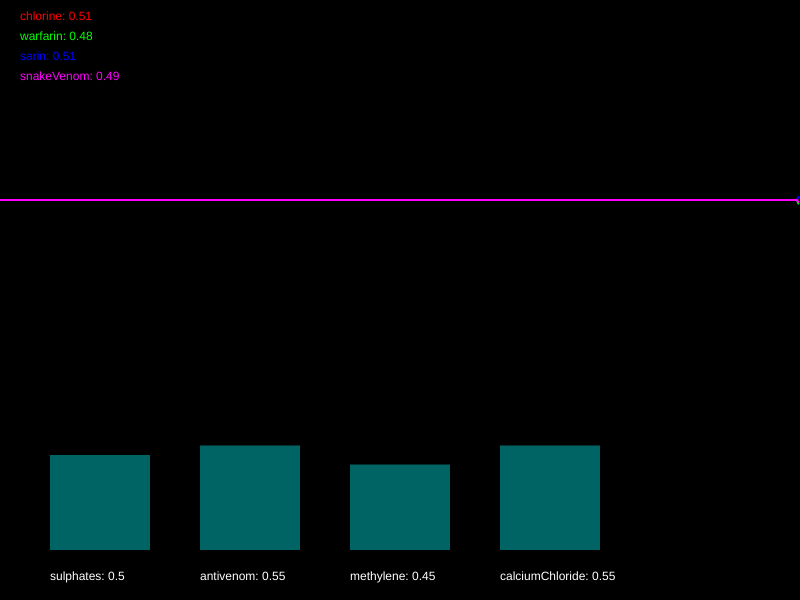
Frame 1 (no input)
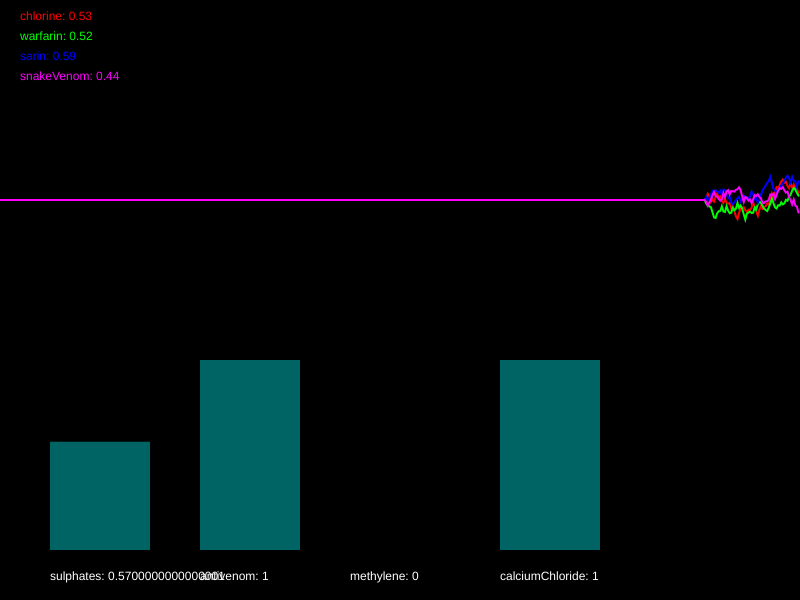
Frame 60 (no input)
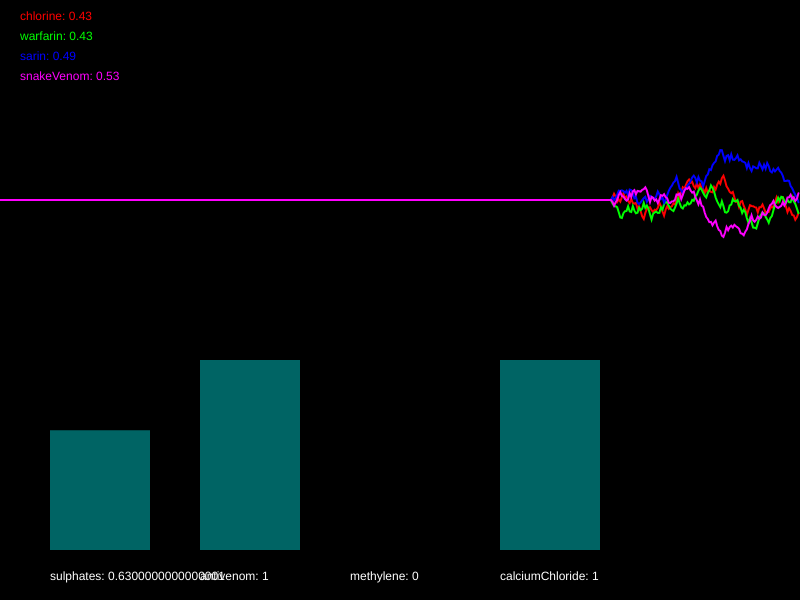
Frame 120 (the mouse pressed at the canvas centre since frame 60)

The p5.js sketch that drew these frames (run headless with seeded random() and noise() and a simulated clock; from frame 60 on, the mouse is pressed at the canvas centre):

// p5.js sketch
// ── sketch.js
/*

Officer: 2816450
CaseNum: 401-1-32388546-2816450

Case 401 - The Case of Norbert's Weiner Stand
Stage 2 - Toxic Burrito

Norbert is at it again. This time he’s set up a burrito stall and is lacing burritos
with his foul toxin. The chaos is spreading. People are dropping like flies and burrito
sales have fallen through the floor. To make matters worse it seems Norbert has cottoned
on to our methods and has upped the complexity of his poison. You’ll find the antidote
harder to develop this time. So kid, head down to the lab and get working.

You must develop the antidote by using conditional statements in the draw loop to
do the following.

	- When snakeVenom goes above 0.52 and warfarin dips below 0.29, decrement sulphates by 0.02
	- When chlorine goes above 0.57, increase sulphates by 0.01
	- If chlorine goes above 0.62 and warfarin goes above 0.7, decrement antivenom by 0.05
	- When snakeVenom dips below 0.75, increase antivenom by 0.05
	- If chlorine dips below 0.39 or snakeVenom dips below 0.72, decrease methylene by 0.05
	- When warfarin goes above 0.64 or sarin dips below 0.39, try increasing methylene by 0.05
	- When snakeVenom goes above 0.56 or chlorine dips below 0.32, decrement calciumChloride by 0.02
	- When sarin goes above 0.43 or warfarin dips below 0.69, increase calciumChloride by 0.05


Your conditional statements should:

consider the following poisons:

	- chlorine
	- warfarin
	- sarin
	- snakeVenom


and modify the following antidotes:

	- sulphates
	- antivenom
	- methylene
	- calciumChloride


- There are many ways to complete this task but you should only use the
following commands:

	if(){}
	+=
	-=

*/

//Declare the poison variables
var chlorine;
var warfarin;
var sarin;
var snakeVenom;


//Declare the antidote variables
var sulphates;
var antivenom;
var methylene;
var calciumChloride;


//This variable is used for drawing the graph
var graphs;


function setup()
{

	createCanvas(800,600);
	strokeWeight(2);

	//initialise the poisons and antidotes
	chlorine = 0.5;
	warfarin = 0.5;
	sarin = 0.5;
	snakeVenom = 0.5;
	sulphates = 0.5;
	antivenom = 0.5;
	methylene = 0.5;
	calciumChloride = 0.5;


	//fills the graph with empty values
	graphs = [];

	for(var i = 0; i < 4; i++)
	{
		graphs.push([]);
		for(var j = 0; j < 512; j++)
		{
			graphs[i].push(0.5);
		}
	}

}

function draw()
{

	//Develop the antidote below
	//Write conditional statements to change the amount of each substance ...
	// - When snakeVenom goes above 0.52 and warfarin dips below 0.29, decrement sulphates by 0.02
	// - When chlorine goes above 0.57, increase sulphates by 0.01
	// - If chlorine goes above 0.62 and warfarin goes above 0.7, decrement antivenom by 0.05
	// - When snakeVenom dips below 0.75, increase antivenom by 0.05
	// - If chlorine dips below 0.39 or snakeVenom dips below 0.72, decrease methylene by 0.05
	// - When warfarin goes above 0.64 or sarin dips below 0.39, try increasing methylene by 0.05
	// - When snakeVenom goes above 0.56 or chlorine dips below 0.32, decrement calciumChloride by 0.02
	// - When sarin goes above 0.43 or warfarin dips below 0.69, increase calciumChloride by 0.05

	if(snakeVenom > 0.52 && warfarin < 0.29)
	{
		sulphates -= 0.02;
	}
	if(chlorine > 0.57)
	{
		sulphates += 0.01;
	}
	if(chlorine > 0.62 && warfarin > 0.7)
	{
		antivenom -= 0.05
	}
	if(snakeVenom < 0.75)
	{
		antivenom += 0.05;
	}
	if(chlorine < 0.39 || snakeVenom < 0.72 )
	{
		methylene -= 0.05;
	}
	if(warfarin > 0.64 || sarin < 0.39)
	{
		methylene += 0.05;
	}
	if(snakeVenom > 0.56 || chlorine < 0.32)
	{
		calciumChloride -= 0.02;
	}
	if(sarin > 0.43 || warfarin < 0.69)
	{
		calciumChloride += 0.05;
	}
	//////////////////////////////////////////////////////

	//the code below generates new values using random numbers

	/*
		For testing, you might want to temporarily comment out
		these lines and set the same variables to constant values
		instead.
	*/

	chlorine = nextValue(graphs[0],chlorine);
	warfarin = nextValue(graphs[1],warfarin);
	sarin = nextValue(graphs[2],sarin);
	snakeVenom = nextValue(graphs[3],snakeVenom);


	sulphates = constrain(sulphates, 0, 1);
	antivenom = constrain(antivenom, 0, 1);
	methylene = constrain(methylene, 0, 1);
	calciumChloride = constrain(calciumChloride, 0, 1);


	///////// DO NOT CHANGE THE CODE BELOW ///////////

	//drawing code

	// set background
	background(0);
	noFill();

	//draw the graphs for the vitals
	var colors = [
	color(255, 0, 0),
	color(0, 255, 0),
	color(0, 0, 255),
	color(255, 0, 255),
	color(255, 255, 0),
	color(0, 255, 255)
	];

	for(var i = 0; i < graphs.length; i++)
	{
		stroke(colors[i]);
		drawGraph(graphs[i]);
	}

	//draw the poisons as text
	noStroke();
	fill(colors[0]);
	text('chlorine: ' + nf(chlorine,1,2), 20,20);
	fill(colors[1]);
	text('warfarin: ' + nf(warfarin,1,2), 20,40);
	fill(colors[2]);
	text('sarin: ' + nf(sarin,1,2), 20,60);
	fill(colors[3]);
	text('snakeVenom: ' + nf(snakeVenom,1,2), 20,80);


	//draw the antidotes bar chart
	drawBar(sulphates,50,'sulphates');
	drawBar(antivenom,200,'antivenom');
	drawBar(methylene,350,'methylene');
	drawBar(calciumChloride,500,'calciumChloride');


}

function nextValue(graph, val)
{
	//gets the next value for a vital and puts it in an array for drawing
	var delta = random(-0.03,0.03);

	val += delta;
	if(val > 1 || val < 0)
	{
		delta *= -1;
		val += delta * 2;
	}

	graph.push(val)
	graph.shift();
	return val;
}

function drawGraph(graph)
{
	//draws an array as a graph
	beginShape();
	for(var i = 0; i < graph.length; i++)
	{
			vertex(width * i/512, height * 0.5 - graph[i]* height/3)
	}
	endShape();
}


function drawBar(val, x, name)
{
	//draws the bars for bar chart
    noStroke();
    fill(0,100,100);
	var mh = height * 0.4 - 50;
	rect(x,(height - 50) - val*mh, 100, val*mh);
    fill(255);
	text(name + ": " + val, x, height - 20);
}
